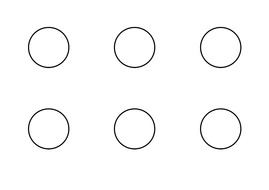
#> input picture ImageProcessing/Images/circles.jpg, 269 x 190 px
$ python circleDetect.py
#> lines starting #> are read from the running program, lines starting #| are printed output that depends on the picture; after the words box and inside, x2 and y2 are one past the last pixel; in counts of white or black regions, pixels touching at a corner belong together
#!/usr/bin/env python3

import numpy as np
import cv2 as cv

img = cv.imread('Images/circles.jpg')
#> img is the input picture: shape (190, 269, 3); min 0, max 255, mean 250.5
#img = cv.medianBlur(img, 5) #when added it breaks the code somehow
gimg = cv.cvtColor(img, cv.COLOR_BGR2GRAY)
#cimg = cv.cvtColor(img, cv.COLOR_GRAY2BGR)

circles = cv.HoughCircles(gimg, cv.HOUGH_GRADIENT, 1, 20, param1=50,param2=30,minRadius=0,maxRadius=0)
#> circles = [[219.5, 127.5, 20], [48.5, 46.5, 18.8], [134.5, 46.5, 19.4], [133.5, 128.5, 20.5], [48.5, 128.5, 19.3], [220.5, 46.5, 19.3]]
circles = np.uint16(np.around(circles))
#> circles = [[220, 128, 20], [48, 46, 19], [134, 46, 19], [134, 128, 20], [48, 128, 19], [220, 46, 19]]
for i in circles[0,:]:
    #draw the outer circle
    cv.circle(img,(i[0],i[1]),i[2],(0,255,0),2)
#> this loop made 6 passes
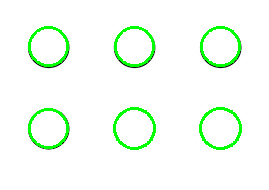
#> img: shape (190, 269, 3); 4.21% of pixels changed, all inside (x1, y1, x2, y2) = (28, 26, 242, 150)
    #draw the center of the circle
    #cv.circle(img,(i[0],i[1]),2,(0,0,255),3)
cv.imshow('detected circles',img)
cv.waitKey(0)
cv.destroyAllWindows()
